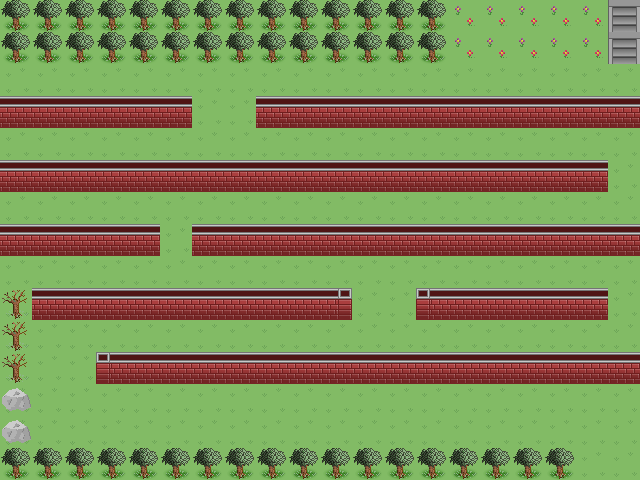

This is a level from a 2D game, rendered from its Tiled map with the project's own tilesets. A one-line summary and the complete map file follow:
An orthogonal 20x15 tile map with 32x32 px tiles, 1 tile layer (Capa de Patrones 1).

<map version="1.0" orientation="orthogonal" width="20" height="15" tilewidth="32" tileheight="32">
 <tileset firstgid="1" name="tileset" tilewidth="32" tileheight="32">
  <image source="../grillas/tileset.png" width="480" height="1088" />
 </tileset>
 <layer name="Capa de Patrones 1" width="20" height="15">
  <data encoding="csv">
468,468,468,468,468,468,468,468,468,468,468,468,468,468,292,292,292,292,292,462,
468,468,468,468,468,468,468,468,468,468,468,468,468,468,292,292,292,292,292,462,
466,466,466,466,466,466,466,466,466,276,276,276,276,276,276,276,276,276,276,466,
451,451,451,451,451,451,466,466,451,451,451,451,451,451,451,451,451,451,451,451,
466,466,466,466,466,466,466,466,466,466,466,466,466,466,466,466,466,466,466,466,
451,451,451,451,451,451,451,451,451,451,451,451,451,451,451,451,451,451,451,466,
466,466,466,466,466,466,466,466,466,466,466,466,466,466,466,466,466,466,466,466,
451,451,451,451,451,466,451,451,451,451,451,451,451,451,451,451,451,451,451,451,
466,466,466,466,466,466,466,466,466,466,466,466,466,466,466,466,466,466,466,466,
470,451,451,451,451,451,451,451,451,451,453,466,466,454,451,451,451,451,451,466,
470,466,466,466,466,466,466,466,466,466,466,466,466,466,466,466,466,466,466,466,
470,466,466,454,451,451,451,451,451,451,451,451,451,451,451,451,451,451,451,451,
290,466,466,466,466,466,466,466,466,466,466,466,466,466,466,466,466,466,466,466,
290,466,466,466,466,466,466,466,466,466,466,466,466,466,466,466,466,466,466,466,
468,468,468,468,468,468,468,468,468,468,468,468,468,468,468,468,468,468,466,466
</data>
 </layer>
</map>
